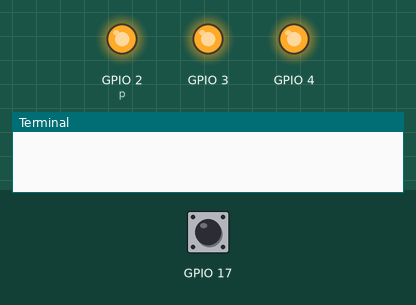
Bench run of a program on a simulated Raspberry Pi (BCM pin numbers). On the bench: output pins drawn as LEDs (lit = HIGH), the last lines printed to the terminal. The inputs (shaded band) are chosen by the test bench; at power-on: GPIO 17 HIGH.

Above: at 1.2 s.
1.3 s: GPIO 17 driven LOW
At 2.4 s:
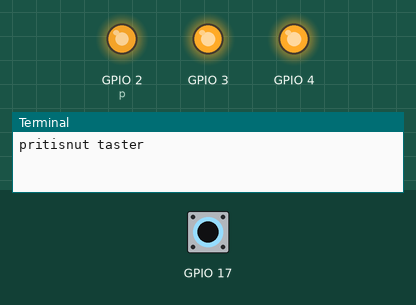
2.8 s: GPIO 17 pulsed HIGH 5 times (0.12 s each, 0.3 s apart)
At 5.3 s:
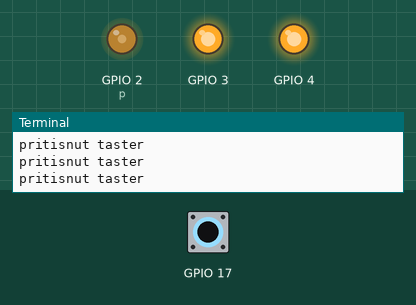
5.8 s: GPIO 17 pulsed HIGH 5 times (0.12 s each, 0.3 s apart)
At 6.97 s:
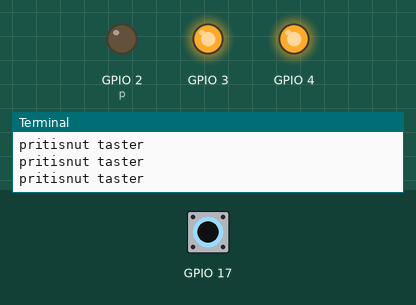
Timing chart, 0 to 8.8 s (numbered marks = the images above; inputs shaded):
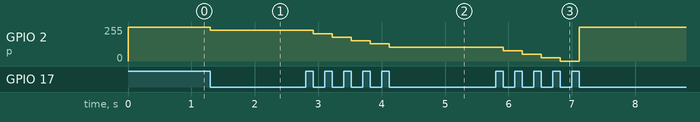

The program:

z5.py
```python
import RPi.GPIO  as GPIO
import time

GPIO.setmode(GPIO.BCM) # 2 i 17

GPIO.setup(2, GPIO.OUT)
GPIO.setup(3, GPIO.OUT)
GPIO.setup(4, GPIO.OUT)
GPIO.output(3, True)
GPIO.output(4, True)
GPIO.setup(17, GPIO.IN)
duty = 100

p = GPIO.PWM(2, 100)
p.start(100)

while True:
    if GPIO.input(17) == 0:
        print("pritisnut taster")
        duty -= 10
        if duty < 0:
            duty = 100
        p.ChangeDutyCycle(duty)
        while GPIO.input(17) == 0:
            time.sleep(0.001)
    time.sleep(0.001)
```

Measured:
- after the input at 1.3 s, GPIO 2 (p): 255/255 → 230/255 at once
- after the input at 2.8 s, GPIO 2 (p): moves from 230/255 to 102/255 over 1.2 s, starting after 0.12 s
- after the input at 5.8 s, GPIO 2 (p): 102/255 → 77/255 after 0.12 s, → 51/255 0.30 s later, → 26/255 0.30 s later, → 0/255 0.30 s later, … (5 changes in this stretch)
